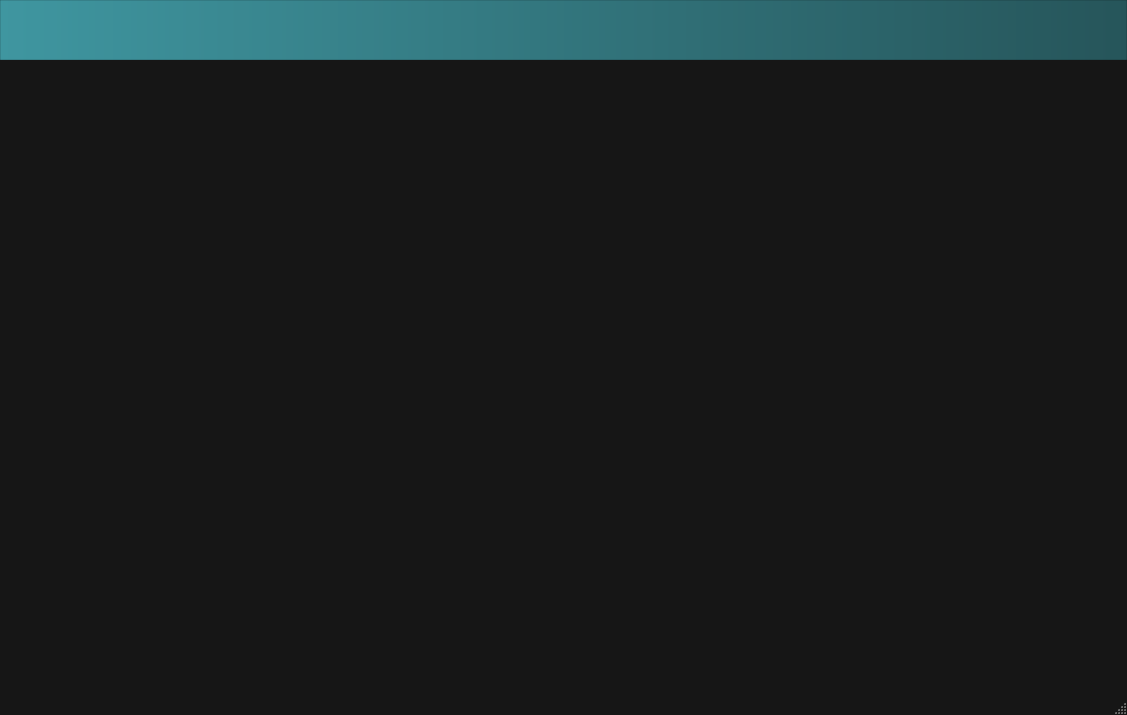
<?xml version="1.0" encoding="UTF-8"?>
<ui version="4.0">
 <class>mainWindow</class>
 <widget class="QMainWindow" name="mainWindow">
  <property name="geometry">
   <rect>
    <x>0</x>
    <y>0</y>
    <width>1127</width>
    <height>715</height>
   </rect>
  </property>
  <property name="font">
   <font>
    <family>Inter</family>
    <pointsize>9</pointsize>
    <italic>false</italic>
    <bold>false</bold>
   </font>
  </property>
  <property name="windowTitle">
   <string>MainWindow</string>
  </property>
  <property name="autoFillBackground">
   <bool>false</bool>
  </property>
  <property name="styleSheet">
   <string notr="true">QMainWindow {
	background-color: rgb(22, 22, 22);
	font: 9pt &quot;Inter&quot;;
}

/* BUTTONS */
QPushButton {
	font: 9pt &quot;Inter&quot;;
	font-weight: bold;
	padding: 0px, 15px;
	background-color: rgb(63, 150, 160);
	border-radius: 3px;
	padding: 0px 15px;
}

QPushButton::hover {
	background-color: rgb(83, 170, 180);
}

#headerFrame QPushButton {
	background: none;
}

/* FRAMES */
QFrame {
  border: none;
}

#headerFrame {
	background-color: qlineargradient(spread:pad, x1:0, y1:0, x2:1, y2:0, stop:0 rgba(63, 150, 160, 255), stop:1 rgba(38, 85, 90, 255));
	border: 1px solid rgba(0, 0, 0, 30);
}

/* LABELS */
#userNameLabel {
	font: 9pt &quot;Inter&quot;;
	font-weight: 600;
}

#userRoleLabel {
	font: 9pt &quot;Inter&quot;;
	font-style: italic;
}</string>
  </property>
  <property name="tabShape">
   <enum>QTabWidget::TabShape::Rounded</enum>
  </property>
  <widget class="QWidget" name="centralwidget">
   <property name="layoutDirection">
    <enum>Qt::LayoutDirection::LeftToRight</enum>
   </property>
   <property name="styleSheet">
    <string notr="true"/>
   </property>
   <layout class="QVBoxLayout" name="verticalLayout_2" stretch="1,0">
    <property name="spacing">
     <number>0</number>
    </property>
    <property name="leftMargin">
     <number>0</number>
    </property>
    <property name="topMargin">
     <number>0</number>
    </property>
    <property name="rightMargin">
     <number>0</number>
    </property>
    <property name="bottomMargin">
     <number>0</number>
    </property>
    <item>
     <widget class="QFrame" name="headerFrame">
      <property name="maximumSize">
       <size>
        <width>16777215</width>
        <height>60</height>
       </size>
      </property>
      <property name="acceptDrops">
       <bool>false</bool>
      </property>
      <property name="styleSheet">
       <string notr="true"/>
      </property>
      <property name="frameShape">
       <enum>QFrame::Shape::NoFrame</enum>
      </property>
      <property name="frameShadow">
       <enum>QFrame::Shadow::Plain</enum>
      </property>
      <property name="lineWidth">
       <number>0</number>
      </property>
      <layout class="QHBoxLayout" name="horizontalLayout_3" stretch="0,5">
       <property name="spacing">
        <number>0</number>
       </property>
       <property name="leftMargin">
        <number>30</number>
       </property>
       <property name="topMargin">
        <number>5</number>
       </property>
       <property name="rightMargin">
        <number>30</number>
       </property>
       <property name="bottomMargin">
        <number>5</number>
       </property>
       <item>
        <widget class="QPushButton" name="logoButton">
         <property name="sizePolicy">
          <sizepolicy hsizetype="Preferred" vsizetype="Fixed">
           <horstretch>0</horstretch>
           <verstretch>0</verstretch>
          </sizepolicy>
         </property>
         <property name="cursor">
          <cursorShape>PointingHandCursor</cursorShape>
         </property>
         <property name="toolTip">
          <string>Refresh Tables</string>
         </property>
         <property name="text">
          <string/>
         </property>
         <property name="icon">
          <iconset>
           <normaloff>../../../assets/Logo.png</normaloff>../../../assets/Logo.png</iconset>
         </property>
         <property name="iconSize">
          <size>
           <width>200</width>
           <height>50</height>
          </size>
         </property>
        </widget>
       </item>
       <item>
        <spacer name="horizontalSpacer_3">
         <property name="orientation">
          <enum>Qt::Orientation::Horizontal</enum>
         </property>
         <property name="sizeHint" stdset="0">
          <size>
           <width>40</width>
           <height>20</height>
          </size>
         </property>
        </spacer>
       </item>
      </layout>
     </widget>
    </item>
    <item>
     <widget class="QStackedWidget" name="stackedWidget">
      <widget class="QWidget" name="page"/>
      <widget class="QWidget" name="page_2"/>
     </widget>
    </item>
   </layout>
  </widget>
  <widget class="QStatusBar" name="statusBar"/>
 </widget>
 <resources/>
 <connections/>
</ui>
